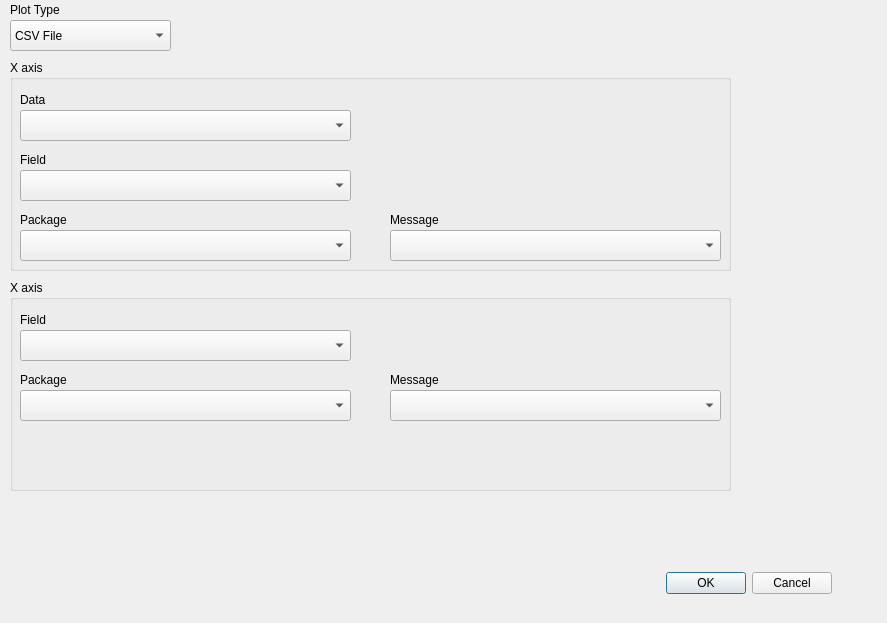
<?xml version="1.0" encoding="UTF-8"?>
<ui version="4.0">
 <class>Add_Plot_Window</class>
 <widget class="QDialog" name="Add_Plot_Window">
  <property name="geometry">
   <rect>
    <x>0</x>
    <y>0</y>
    <width>887</width>
    <height>623</height>
   </rect>
  </property>
  <property name="windowTitle">
   <string>Dialog</string>
  </property>
  <widget class="QLabel" name="lb_type">
   <property name="geometry">
    <rect>
     <x>10</x>
     <y>0</y>
     <width>111</width>
     <height>20</height>
    </rect>
   </property>
   <property name="text">
    <string>Plot Type</string>
   </property>
  </widget>
  <widget class="QDialogButtonBox" name="bb_decision">
   <property name="geometry">
    <rect>
     <x>660</x>
     <y>570</y>
     <width>172</width>
     <height>27</height>
    </rect>
   </property>
   <property name="standardButtons">
    <set>QDialogButtonBox::Cancel|QDialogButtonBox::Ok</set>
   </property>
  </widget>
  <widget class="QComboBox" name="cb_type">
   <property name="geometry">
    <rect>
     <x>10</x>
     <y>20</y>
     <width>161</width>
     <height>31</height>
    </rect>
   </property>
   <item>
    <property name="text">
     <string>CSV File</string>
    </property>
   </item>
   <item>
    <property name="text">
     <string>Console</string>
    </property>
   </item>
  </widget>
  <widget class="QComboBox" name="cb_package">
   <property name="geometry">
    <rect>
     <x>20</x>
     <y>230</y>
     <width>331</width>
     <height>31</height>
    </rect>
   </property>
  </widget>
  <widget class="QComboBox" name="cb_message">
   <property name="geometry">
    <rect>
     <x>390</x>
     <y>230</y>
     <width>331</width>
     <height>31</height>
    </rect>
   </property>
  </widget>
  <widget class="QLabel" name="lb_package">
   <property name="geometry">
    <rect>
     <x>20</x>
     <y>210</y>
     <width>331</width>
     <height>20</height>
    </rect>
   </property>
   <property name="text">
    <string>Package</string>
   </property>
  </widget>
  <widget class="QLabel" name="lb_message">
   <property name="geometry">
    <rect>
     <x>390</x>
     <y>210</y>
     <width>331</width>
     <height>20</height>
    </rect>
   </property>
   <property name="text">
    <string>Message</string>
   </property>
  </widget>
  <widget class="QLabel" name="lb_field">
   <property name="geometry">
    <rect>
     <x>20</x>
     <y>150</y>
     <width>331</width>
     <height>20</height>
    </rect>
   </property>
   <property name="text">
    <string>Field</string>
   </property>
  </widget>
  <widget class="QComboBox" name="cb_field">
   <property name="geometry">
    <rect>
     <x>20</x>
     <y>170</y>
     <width>331</width>
     <height>31</height>
    </rect>
   </property>
  </widget>
  <widget class="QGroupBox" name="groupBox">
   <property name="geometry">
    <rect>
     <x>10</x>
     <y>60</y>
     <width>721</width>
     <height>211</height>
    </rect>
   </property>
   <property name="title">
    <string>X axis</string>
   </property>
   <widget class="QLabel" name="lb_field_2">
    <property name="geometry">
     <rect>
      <x>10</x>
      <y>30</y>
      <width>331</width>
      <height>20</height>
     </rect>
    </property>
    <property name="text">
     <string>Data</string>
    </property>
   </widget>
   <widget class="QComboBox" name="cb_field_2">
    <property name="geometry">
     <rect>
      <x>10</x>
      <y>50</y>
      <width>331</width>
      <height>31</height>
     </rect>
    </property>
   </widget>
  </widget>
  <widget class="QComboBox" name="cb_package_2">
   <property name="geometry">
    <rect>
     <x>20</x>
     <y>390</y>
     <width>331</width>
     <height>31</height>
    </rect>
   </property>
  </widget>
  <widget class="QLabel" name="lb_message_2">
   <property name="geometry">
    <rect>
     <x>390</x>
     <y>370</y>
     <width>331</width>
     <height>20</height>
    </rect>
   </property>
   <property name="text">
    <string>Message</string>
   </property>
  </widget>
  <widget class="QGroupBox" name="groupBox_2">
   <property name="geometry">
    <rect>
     <x>10</x>
     <y>280</y>
     <width>721</width>
     <height>211</height>
    </rect>
   </property>
   <property name="title">
    <string>X axis</string>
   </property>
  </widget>
  <widget class="QComboBox" name="cb_field_4">
   <property name="geometry">
    <rect>
     <x>20</x>
     <y>330</y>
     <width>331</width>
     <height>31</height>
    </rect>
   </property>
  </widget>
  <widget class="QLabel" name="lb_package_2">
   <property name="geometry">
    <rect>
     <x>20</x>
     <y>370</y>
     <width>331</width>
     <height>20</height>
    </rect>
   </property>
   <property name="text">
    <string>Package</string>
   </property>
  </widget>
  <widget class="QLabel" name="lb_field_4">
   <property name="geometry">
    <rect>
     <x>20</x>
     <y>310</y>
     <width>331</width>
     <height>20</height>
    </rect>
   </property>
   <property name="text">
    <string>Field</string>
   </property>
  </widget>
  <widget class="QComboBox" name="cb_message_2">
   <property name="geometry">
    <rect>
     <x>390</x>
     <y>390</y>
     <width>331</width>
     <height>31</height>
    </rect>
   </property>
  </widget>
  <zorder>groupBox_2</zorder>
  <zorder>groupBox</zorder>
  <zorder>lb_type</zorder>
  <zorder>bb_decision</zorder>
  <zorder>cb_type</zorder>
  <zorder>cb_package</zorder>
  <zorder>cb_message</zorder>
  <zorder>lb_package</zorder>
  <zorder>lb_message</zorder>
  <zorder>lb_field</zorder>
  <zorder>cb_field</zorder>
  <zorder>cb_package_2</zorder>
  <zorder>lb_message_2</zorder>
  <zorder>cb_field_4</zorder>
  <zorder>lb_package_2</zorder>
  <zorder>lb_field_4</zorder>
  <zorder>cb_message_2</zorder>
 </widget>
 <resources/>
 <connections/>
</ui>
